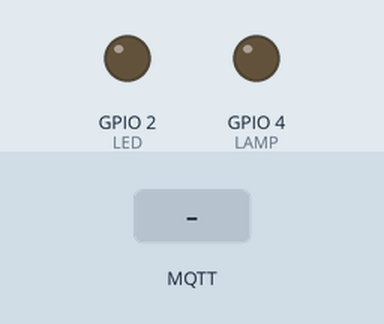
Simulated run of this sketch. Board: ESP32. Shown: output pins drawn as LEDs (lit = HIGH). The inputs (shaded band) are chosen by the test bench. WiFi joins after 1.5 s; servers stay silent unless stated; no MQTT or app messages arrive unless stated; what the sketch prints to the serial monitor is not drawn.

Above: at 2.7 s.
2.8 s: MQTT message "1" arrives on the first subscribed topic
At 4.0 s:
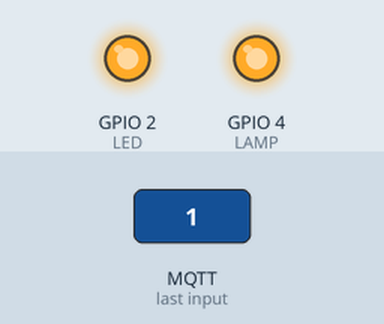
4.3 s: MQTT message "0" arrives on the first subscribed topic
At 5.2 s:
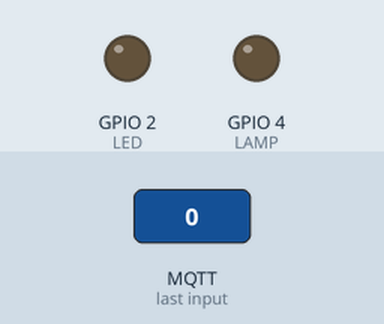
Timing chart, 0 to 7.3 s (numbered marks = the images above; inputs shaded):
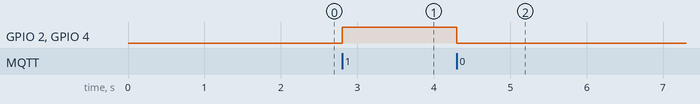

Measured:
- after the input at 2.8 s, GPIO 2 (LED), GPIO 4 (LAMP): LOW → HIGH at once
- after the input at 4.3 s, GPIO 2 (LED), GPIO 4 (LAMP): HIGH → LOW at once

The sketch:

sketch.ino
```cpp
#include <WiFi.h>
#include <PubSubClient.h>

#include "config.h"

#define LED 2
#define LAMP 4

WiFiClient wifiClient;
PubSubClient client(wifiClient);

void setup() {
  pinMode(LAMP, OUTPUT);
  pinMode(LED, OUTPUT);
  digitalWrite(LAMP, LOW);
  digitalWrite(LED, LOW);
  Serial.begin(115200);

  connectToWifi();
  connectToMQTTBroker();
  client.subscribe(mqttTopic);
  client.setCallback(callback);
}

void callback(char* topic, byte* payload, unsigned int length) {
  if ((char)payload[0] == '1') {
    digitalWrite(LAMP, HIGH);
    digitalWrite(LED, HIGH);
  } else {
    digitalWrite(LAMP, LOW);
    digitalWrite(LED, LOW);
  }
  return;
}

void connectToWifi() {
  Serial.println("Connecting to wifi network");
   //  Resolve bug de conexão
  WiFi.setSleep(false);
  WiFi.begin(wifiSSID, wifiPassword);

  while (WiFi.status() != WL_CONNECTED) {
    delay(500);
    Serial.print(".");
  }

  Serial.println("Connection sucefully stablished to network!");
  Serial.print("IP address: ");
  Serial.println(WiFi.localIP());
}

void connectToMQTTBroker() {
  client.setServer(mqttServer, mqttPort);

  while (!client.connected()) {
    Serial.println("Connecting to MQTT broker");
    if (client.connect("esp32Client", mqttUser, mqttPassword)) {
      Serial.println("Connection sucefully stablished to MQTT broker!");
      Serial.println("Waiting for incoming messages.");
      client.subscribe(mqttTopic);
      client.setCallback(callback);

    } else {
      Serial.println("Connection failed!");
      Serial.print("Status code: ");
      Serial.print(client.state());
      Serial.println();
      delay(2000);
    }
  }
}

void loop() {
  client.loop();
}

//  digitalWrite(7, HIGH);
//  delay(3000);
//  digitalWrite(7, LOW);
//  delay(3000);
```

config.example.h
```cpp
#ifndef CONFIG_H
#define CONFIG_H

extern const char* wifiSSID = "your-ssid";
extern const char* wifiPassword = "your-password";
extern const char* mqttServer = "gbridge-server";
extern const int mqttPort = 1883;
extern const char* mqttUser = "gbridge-device-user";
extern const char* mqttPassword = "gbridge-device-password";
extern const char* mqttTopic = "gbridge-topic";

#endif
```
